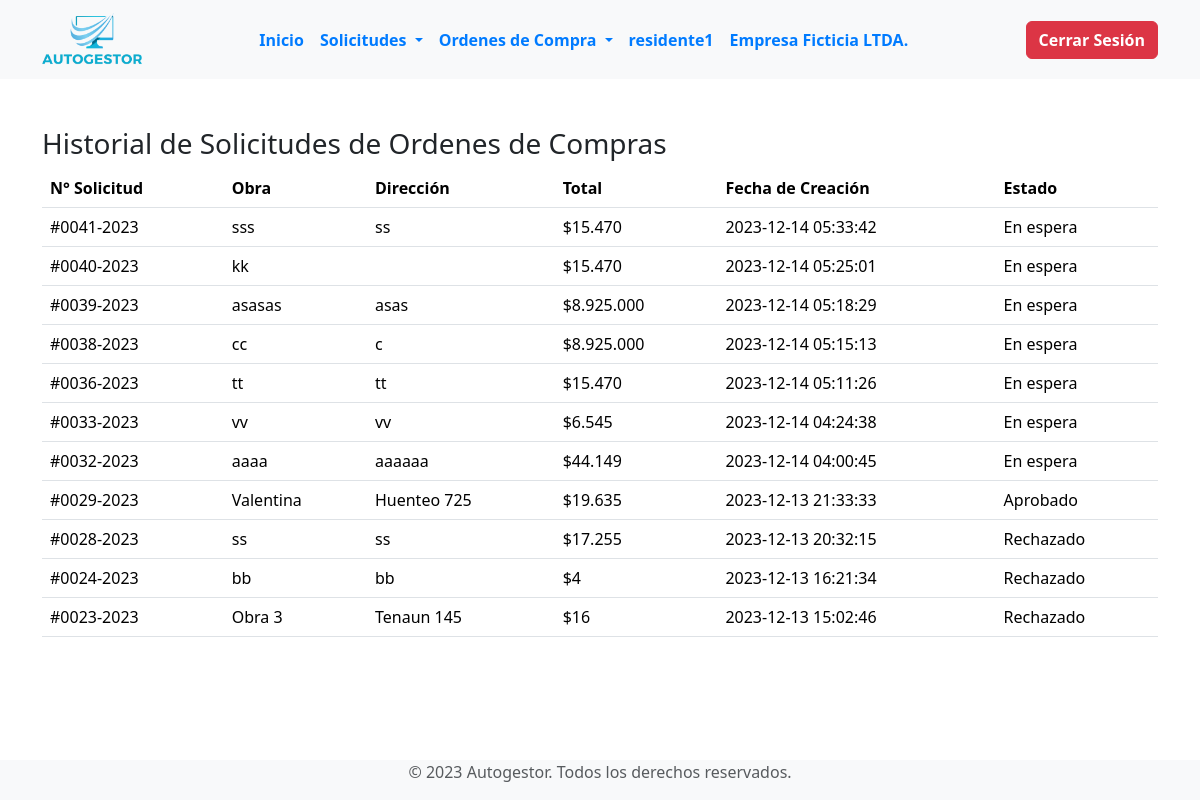
The app's page /secciones/empresas/residente/interfaz_usuario_residente/historial_solicitudes.php (signed in) with its own data.
### tables this page shows
CREATE TABLE `empresas` (
  `id` int(11) NOT NULL,
  `nombre_usuario` varchar(50) NOT NULL,
  `password` varchar(255) NOT NULL,
  `nombre_empresa` varchar(100) NOT NULL,
  `rut_empresa` varchar(20) NOT NULL,
  `giro_comercial` varchar(100) NOT NULL,
  `correo_empresa` varchar(100) NOT NULL,
  `numero_contacto` varchar(15) NOT NULL,
  `fecha_registro` timestamp NOT NULL DEFAULT current_timestamp()
);

CREATE TABLE `solicitudes_orden_compra` (
  `id_solicitud` int(11) NOT NULL,
  `id_residente` int(11) DEFAULT NULL,
  `id_empresa` int(11) DEFAULT NULL,
  `fecha_creacion` timestamp NOT NULL DEFAULT current_timestamp(),
  `obra` varchar(255) DEFAULT NULL,
  `direccion` varchar(255) DEFAULT NULL,
  `solicitado_por` varchar(255) DEFAULT NULL,
  `total_neto` int(11) DEFAULT NULL,
  `iva` int(11) DEFAULT NULL,
  `total` int(11) DEFAULT NULL,
  `metodo_pago` varchar(50) DEFAULT NULL,
  `nombre_pago` varchar(255) DEFAULT NULL,
  `rut_pago` varchar(20) DEFAULT NULL,
  `correo_pago` varchar(100) DEFAULT NULL,
  `banco` varchar(100) DEFAULT NULL,
  `numero_cuenta` varchar(50) DEFAULT NULL,
  `archivo_cotizacion` varchar(255) DEFAULT NULL,
  `estado` varchar(50) DEFAULT 'En espera',
  `fecha_pago` varchar(50) DEFAULT NULL
);

### secciones/empresas/residente/interfaz_usuario_residente/historial_solicitudes.php (the view, shortened to what this page needs)
<?php
include("../../../../bd.php");
include("./templates_residente/header_residente.php");
$id_residente = $_SESSION['id_residente'] ?? null;
if ($id_residente) {
    $stmt = $conexion->prepare("SELECT * FROM solicitudes_orden_compra WHERE id_residente = :id_residente ORDER BY fecha_creacion DESC");
    $stmt->bindParam(':id_residente', $id_residente, PDO::PARAM_INT);
    $stmt->execute();
    $solicitudes = $stmt->fetchAll(PDO::FETCH_ASSOC);
    if ($solicitudes) {
        echo "<div class='container mt-5'>";
        echo "<h3>Historial de Solicitudes de Ordenes de Compras</h3>";
        echo "<div class='table-responsive'>";
        echo "<table class='table table-hover'>";
        echo "<thead><tr><th>N° Solicitud</th><th>Obra</th><th>Dirección</th><th>Total</th><th>Fecha de Creación</th><th>Estado</th></tr></thead>";
        echo "<tbody>";
        foreach ($solicitudes as $solicitud) {
            $numero_solicitud = '#' . str_pad($solicitud['id_solicitud'], 4, '0', STR_PAD_LEFT) . '-' . date('Y');
            echo "<tr onclick=\"window.location='detalle_solicitud_r.php?id=" . (isset($solicitud['id_solicitud']) ? htmlspecialchars($solicitud['id_solicitud']) : "") . "';\" style=\"cursor:pointer;\">";
            echo "<td>" . $numero_solicitud . "</td>";
            echo "<td>" . (isset($solicitud['obra']) ? htmlspecialchars($solicitud['obra']) : "") . "</td>";
            echo "<td>" . (isset($solicitud['direccion']) ? htmlspecialchars($solicitud['direccion']) : "") . "</td>";
            echo "<td>" . (isset($solicitud['total']) ? htmlspecialchars('$' . number_format($solicitud['total'], 0, ',', '.')) : "") . "</td>";
            echo "<td>" . (isset($solicitud['fecha_creacion']) ? htmlspecialchars($solicitud['fecha_creacion']) : "") . "</td>";
            echo "<td>" . (isset($solicitud['estado']) ? htmlspecialchars($solicitud['estado']) : "") . "</td>";
            echo "</tr>";
        }
        echo "</tbody></table></div>";
        echo "</div>";
    } else {
        echo "<div class='container mt-5'><p>No hay solicitudes registradas.</p></div>";
    }
} else {
    echo "<div class='container mt-5'><p>Error: No se pudo identificar al residente.</p></div>";
}
include("./templates_residente/footer_residente.php");
?>

### secciones/empresas/residente/interfaz_usuario_residente/templates_residente/header_residente.php (shortened to what this page needs)
<?php
$url_base = "http://localhost/ProyectoOC/";
$url_base2 = "http://localhost/proyectooc/secciones/empresas/residente/interfaz_usuario_residente/";
$id_residente = $_SESSION['id_residente'];
$nombre_empresa = '';
$sentencia = $conexion->prepare("SELECT e.nombre_empresa FROM residentes_obra ro
                                 JOIN empresas e ON ro.id_empresa = e.id
                                 WHERE ro.id = :id_residente");
$sentencia->bindParam(':id_residente', $id_residente, PDO::PARAM_INT);
$sentencia->execute();
$resultado = $sentencia->fetch(PDO::FETCH_ASSOC);
if ($resultado) {
    $nombre_empresa = $resultado['nombre_empresa'];
}
?>
<!DOCTYPE html>
<html lang="es">
<head>
    <link href="https://cdn.jsdelivr.net/npm/bootstrap@5.3.2/dist/css/bootstrap.min.css" rel="stylesheet">
    <link rel="stylesheet" type="text/css" href="<?php echo $url_base; ?>CSS/styles.css">
</head>
<body class="d-flex flex-column min-vh-100">
    <header>
        <nav class="navbar navbar-expand-md navbar-light bg-light">
                <div class="container">
            <a class="navbar-brand mx-auto mx-md-0" href="<?php echo $url_base2; ?>index_empresa.php">
            <img src="<?php echo $url_base; ?>img/logo.png" alt="Logotipo" style="max-width: 100px; height: auto;">
            </a>
            <div class="collapse navbar-collapse" id="navbarNavDropdown">
                    <ul class="navbar-nav me-auto">
                    <li class="nav-item">
                        <a class="nav-link" href="index_usuario_residente.php"><strong>Inicio</strong></a>
                    </li>
                    <li class="nav-item dropdown">
                        <a class="nav-link dropdown-toggle" href="#" id="navbarDropdown" role="button" data-bs-toggle="dropdown" aria-expanded="false">
                            Solicitudes
                        </a>
                    </li>
                    <li class="nav-item dropdown">
                        <a class="nav-link dropdown-toggle" href="#" id="navbarDropdown" role="button" data-bs-toggle="dropdown" aria-expanded="false">
                            Ordenes de Compra
                        </a>
                    </li>
                    <?php if (isset($_SESSION['nombre_residente'])) : ?>
                    <li class="nav-item">
                        <a class="nav-link" id="info-usuario"><strong><?php echo $_SESSION['nombre_residente']; ?></strong></a>
                    </li>
                    <?php endif; ?>
                    <?php if (isset($_SESSION['id_residente'])) : ?>
                    <li class="nav-item">
                        <a class="nav-link" id="info-empresa"><strong><?php echo $nombre_empresa; ?></strong></a>
                    </li>
                    <?php endif; ?>
                    </ul>
            <div class="text-end">
                <a href="<?php echo $url_base2; ?>cerrar_sesion.php" class="btn btn-danger"><strong>Cerrar Sesión</strong></a>
            </div>
        </div>
    </nav>
</header>

### CSS/styles.css (style rules this page uses)
.navbar-brand img { max-width: 180px; height: auto; }
.navbar-nav { margin-left: auto; }
.navbar-nav a { color: #007BFF; transition: color 0.3s ease; font-weight: bold; }
.text-end { display: flex; align-items: center; }
html, body { display: flex; flex-direction: column; min-height: 100vh; }

### records on screen
empresas: nombre_empresa "Empresa Ficticia LTDA."
solicitudes_orden_compra: id_solicitud "#0041-2023", obra "sss", direccion "ss", total "$15.470", fecha_creacion "2023-12-14 05:33:42", estado "En espera"
solicitudes_orden_compra: id_solicitud "#0040-2023", obra "kk", total "$15.470", fecha_creacion "2023-12-14 05:25:01", estado "En espera"
solicitudes_orden_compra: id_solicitud "#0039-2023", obra "asasas", direccion "asas", total "$8.925.000", fecha_creacion "2023-12-14 05:18:29", estado "En espera"
solicitudes_orden_compra: id_solicitud "#0038-2023", obra "cc", direccion "c", total "$8.925.000", fecha_creacion "2023-12-14 05:15:13", estado "En espera"
solicitudes_orden_compra: id_solicitud "#0036-2023", obra "tt", direccion "tt", total "$15.470", fecha_creacion "2023-12-14 05:11:26", estado "En espera"
solicitudes_orden_compra: id_solicitud "#0033-2023", obra "vv", direccion "vv", total "$6.545", fecha_creacion "2023-12-14 04:24:38", estado "En espera"
solicitudes_orden_compra: id_solicitud "#0032-2023", obra "aaaa", direccion "aaaaaa", total "$44.149", fecha_creacion "2023-12-14 04:00:45", estado "En espera"
solicitudes_orden_compra: id_solicitud "#0029-2023", obra "Valentina", direccion "Huenteo 725", total "$19.635", fecha_creacion "2023-12-13 21:33:33", estado "Aprobado"
solicitudes_orden_compra: id_solicitud "#0028-2023", obra "ss", direccion "ss", total "$17.255", fecha_creacion "2023-12-13 20:32:15", estado "Rechazado"
solicitudes_orden_compra: id_solicitud "#0024-2023", obra "bb", direccion "bb", total "$4", fecha_creacion "2023-12-13 16:21:34", estado "Rechazado"
solicitudes_orden_compra: id_solicitud "#0023-2023", obra "Obra 3", direccion "Tenaun 145", total "$16", fecha_creacion "2023-12-13 15:02:46", estado "Rechazado"

### other values on screen
$_SESSION['nombre_residente'] "residente1"
